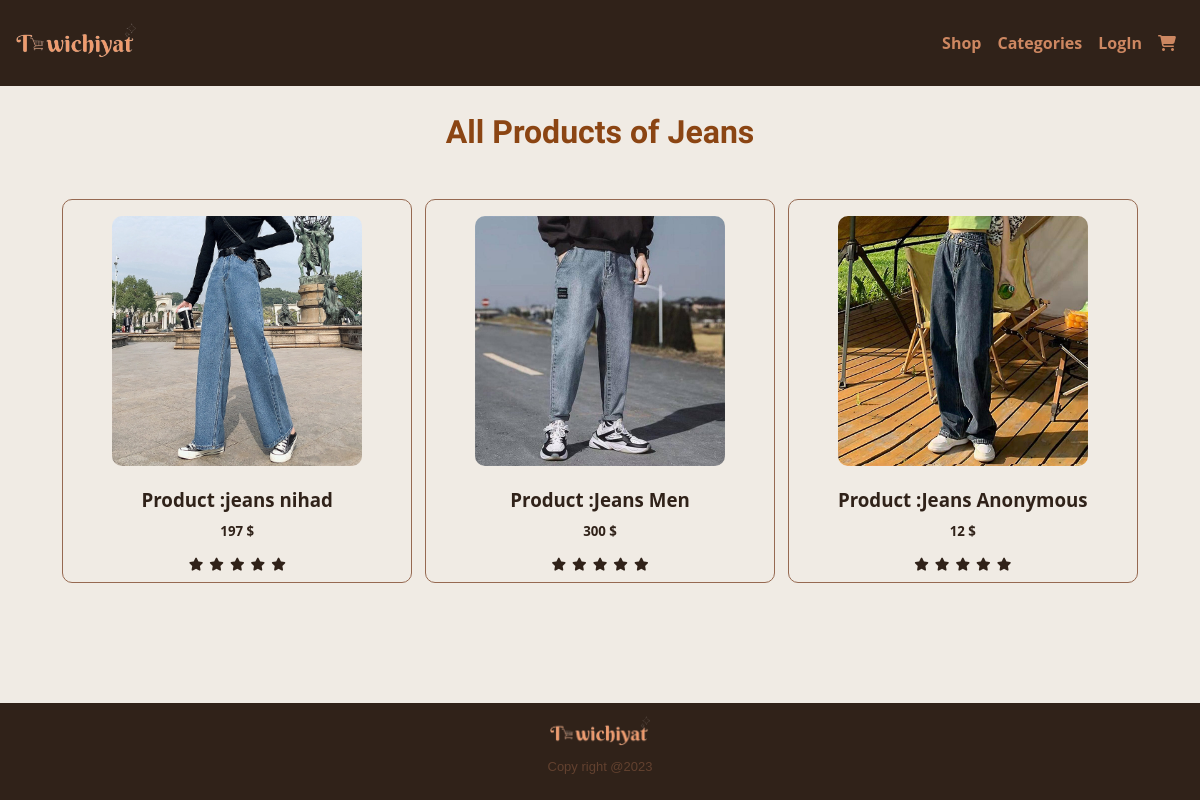
The app's page /Store/product_category/2/, older data.
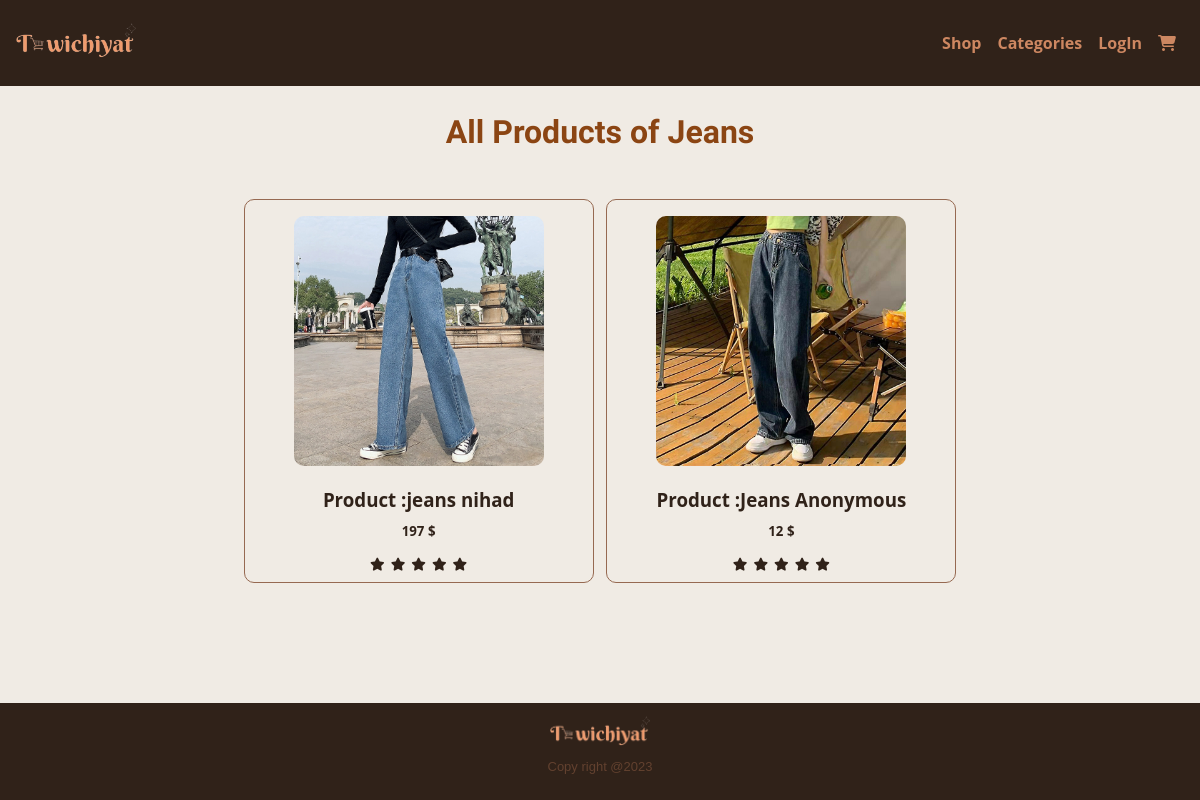
The same page, newer data.
### vendor_dashboard/models.py (models this page shows, shortened)
class Product(models.Model):
    name = models.CharField(max_length=25,default='Anonymous Product')
    type_p = models.CharField(max_length=25)
    price = models.IntegerField()
    size = models.CharField(max_length=4)
    color = models.CharField(max_length=25)
    description = models.TextField(max_length=400)
    image = models.ImageField(default='default.png', blank=True)
    date = models.DateTimeField(default=datetime.datetime.now, editable=False)
    quantity = models.IntegerField(default=1)
    author = models.ForeignKey(User , null=True, on_delete=models.CASCADE)
    status = models.CharField(max_length=14 , default="Available")
    def __str__(self):
        return self.name

### Store/views.py (the view)
# urls.py: path('product_category/<int:category_id>/',views.product_category,name='product_category'),
def product_category(request, category_id):
    category = get_object_or_404(Collection, id=category_id)
    print(category)
    products = Product.objects.filter(type_p=category)
    print(products)
    return render(request, 'Store/productByCategory.html', {'products': products, 'category': category})

### Store/context_processors.py (called while the page is built)
def collectionslist(request):
    return {'collectionslist':Collection.objects.filter()}

### Store/models.py (called while the page is built)
    def __str__(self):
        return self.name

### userP/context_processors.py (called while the page is built)
def profiles(request):
    return {'profiles':Profile.objects.all()}

### Store/templates/Store/productByCategory.html (shortened to what this page needs)
{% extends 'base_layout.html' %}
{%load static %}
{% block content %}
		<h2 class="shop-titles">All Products of  {{ category }}</h2>
		<section class="new-products-list margin">
			{% for product in products %}
				<a class="product override"  onclick="showProductModal('{{ product.name }}', '{{ product.price }}', '{{ product.image.url }}','{{ product.quantity }}','{{ product.description }}','{{ product.size }}',{{ product.id }})">
						<img src="{{ product.image.url }}"  alt="product image ">
						<h3>Product :{{ product.name}}</h3>
						<h5>{{ product.price}} $</h5>
						<ul class="list-review">
							<li><i class="fa fa-star checkes"></i></li>
							<li><i class="fa fa-star checkes"></i></li>
							<li><i class="fa fa-star checkes"></i></li>
							<li><i class="fa fa-star "></i></li>
							<li><i class="fa fa-star "></i></li>
						</ul>
                </a>
			{% endfor %}
		</section>
{% endblock  %}

Row changes from the older to the newer data that the page shows:
removed Product: image (picture), name "Jeans Men", price "300"
